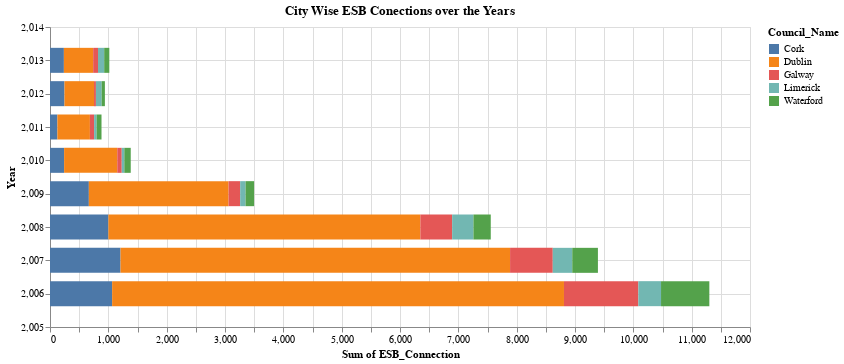

The code cell stored with this chart in its notebook:
### Code cell
bars = alt.Chart(chart4).mark_bar(size=25).encode(
    x=alt.X('sum(ESB_Connection):Q', stack='zero'),
    y=alt.Y('Year:Q'),
    color=alt.Color('Council_Name')
).properties(
    width = 700,
    title = 'City Wise ESB Conections over the Years'
)

bars.save('C00246376_Python_Assignment_3_Part_3/static/chart4.html')

bars

### Figure 1 — Vega-Lite specification as saved in the notebook (floating-point values rounded to 4 significant figures)
{"config": {"view": {"continuousWidth": 400, "continuousHeight": 300}}, "data": {"name": "data-bf977d6ebb1881898db8329172313465"}, "mark": {"type": "bar", "size": 25}, "encoding": {"color": {"type": "nominal", "field": "Council_Name"}, "x": {"type": "quantitative", "aggregate": "sum", "field": "ESB_Connection", "stack": "zero"}, "y": {"type": "quantitative", "field": "Year"}}, "title": "City Wise ESB Conections over the Years", "width": 700, "$schema": "https://vega.github.io/schema/vega-lite/v4.0.2.json", "datasets": {"data-bf977d6ebb1881898db8329172313465": [{"Year": 2006, "Council_Name": "Cork", "Council_Type": "City Council", "ESB_Connection": 1065}, {"Year": 2006, "Council_Name": "Dublin", "Council_Type": "City Council", "ESB_Connection": 7746}, {"Year": 2006, "Council_Name": "Galway", "Council_Type": "City Council", "ESB_Connection": 1275}, {"Year": 2006, "Council_Name": "Limerick", "Council_Type": "City Council", "ESB_Connection": 389}, {"Year": 2006, "Council_Name": "Waterford", "Council_Type": "City Council", "ESB_Connection": 828}, {"Year": 2007, "Council_Name": "Cork", "Council_Type": "City Council", "ESB_Connection": 1209}, {"Year": 2007, "Council_Name": "Dublin", "Council_Type": "City Council", "ESB_Connection": 6678}, {"Year": 2007, "Council_Name": "Galway", "Council_Type": "City Council", "ESB_Connection": 732}, {"Year": 2007, "Council_Name": "Limerick", "Council_Type": "City Council", "ESB_Connection": 334}, {"Year": 2007, "Council_Name": "Waterford", "Council_Type": "City Council", "ESB_Connection": 440}, {"Year": 2008, "Council_Name": "Cork", "Council_Type": "City Council", "ESB_Connection": 1001}, {"Year": 2008, "Council_Name": "Dublin", "Council_Type": "City Council", "ESB_Connection": 5348}, {"Year": 2008, "Council_Name": "Galway", "Council_Type": "City Council", "ESB_Connection": 545}, {"Year": 2008, "Council_Name": "Limerick", "Council_Type": "City Council", "ESB_Connection": 365}, {"Year": 2008, "Council_Name": "Waterford", "Council_Type": "City Council", "ESB_Connection": 297}, {"Year": 2009, "Council_Name": "Cork", "Council_Type": "City Council", "ESB_Connection": 666}, {"Year": 2009, "Council_Name": "Dublin", "Council_Type": "City Council", "ESB_Connection": 2395}, {"Year": 2009, "Council_Name": "Galway", "Council_Type": "City Council", "ESB_Connection": 199}, {"Year": 2009, "Council_Name": "Limerick", "Council_Type": "City Council", "ESB_Connection": 93}, {"Year": 2009, "Council_Name": "Waterford", "Council_Type": "City Council", "ESB_Connection": 146}, {"Year": 2010, "Council_Name": "Cork", "Council_Type": "City Council", "ESB_Connection": 242}, {"Year": 2010, "Council_Name": "Dublin", "Council_Type": "City Council", "ESB_Connection": 911}, {"Year": 2010, "Council_Name": "Galway", "Council_Type": "City Council", "ESB_Connection": 77}, {"Year": 2010, "Council_Name": "Limerick", "Council_Type": "City Council", "ESB_Connection": 44}, {"Year": 2010, "Council_Name": "Waterford", "Council_Type": "City Council", "ESB_Connection": 110}, {"Year": 2011, "Council_Name": "Cork", "Council_Type": "City Council", "ESB_Connection": 127}, {"Year": 2011, "Council_Name": "Dublin", "Council_Type": "City Council", "ESB_Connection": 557}, {"Year": 2011, "Council_Name": "Galway", "Council_Type": "City Council", "ESB_Connection": 72}, {"Year": 2011, "Council_Name": "Limerick", "Council_Type": "City Council", "ESB_Connection": 43}, {"Year": 2011, "Council_Name": "Waterford", "Council_Type": "City Council", "ESB_Connection": 84}, {"Year": 2012, "Council_Name": "Cork", "Council_Type": "City Council", "ESB_Connection": 248}, {"Year": 2012, "Council_Name": "Dublin", "Council_Type": "City Council", "ESB_Connection": 507}, {"Year": 2012, "Council_Name": "Galway", "Council_Type": "City Council", "ESB_Connection": 32}, {"Year": 2012, "Council_Name": "Limerick", "Council_Type": "City Council", "ESB_Connection": 99}, {"Year": 2012, "Council_Name": "Waterford", "Council_Type": "City Council", "ESB_Connection": 55}, {"Year": 2013, "Council_Name": "Cork", "Council_Type": "City Council", "ESB_Connection": 238}, {"Year": 2013, "Council_Name": "Dublin", "Council_Type": "City Council", "ESB_Connection": 502}, {"Year": 2013, "Council_Name": "Galway", "Council_Type": "City Council", "ESB_Connection": 83}, {"Year": 2013, "Council_Name": "Limerick", "Council_Type": "City Council", "ESB_Connection": 106}, {"Year": 2013, "Council_Name": "Waterford", "Council_Type": "City Council", "ESB_Connection": 88}]}}
